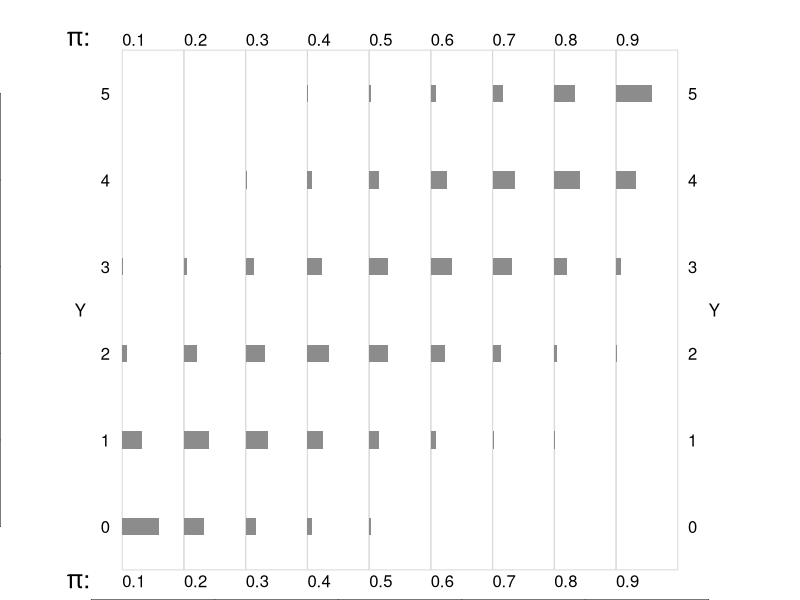
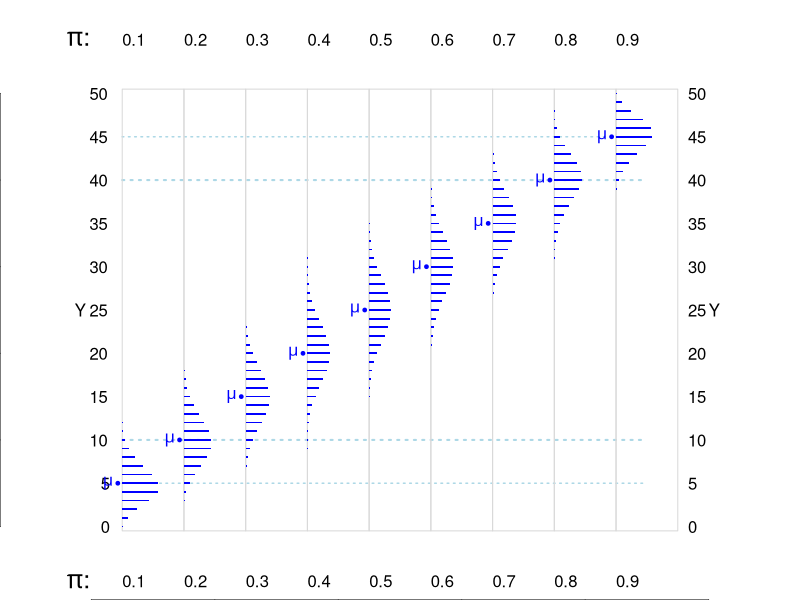
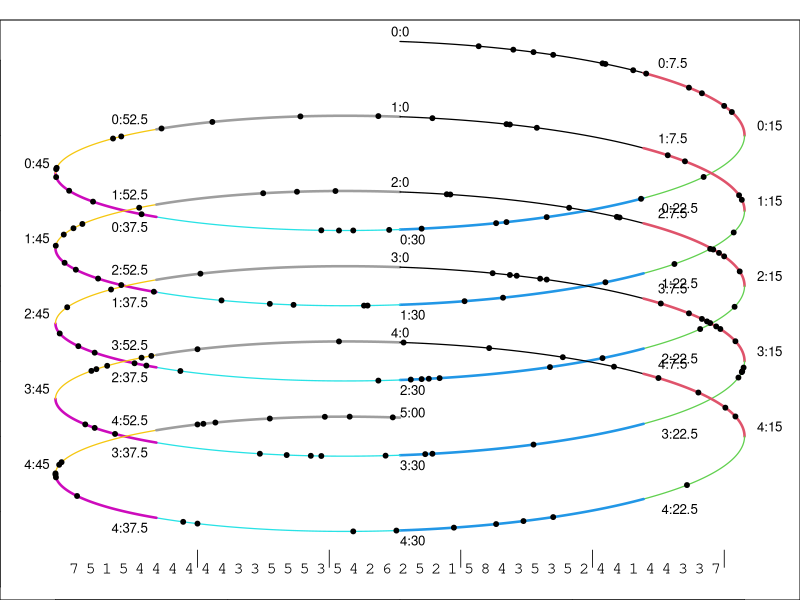

The R source for these figures, in order: (Note: this script raises an error after producing the figures.)
## ---- chunk 1

showBinomials = function(n=5,d.n=1){
  
    par(mfrow=c(1,1),mar = c(0,0,1,0))

    plot(-10,-10,xlim=c(-0.1,1.1),ylim=c(-0.12,1.12)*n,,frame=FALSE)

    Dx = 0.1

    yy = 0:n 
    
    yyy = seq(0,n,d.n)
    
    

    text(-0.04,  1.11*n, expression(paste(pi,":")), adj=c(0,0),cex=1.5,font=2)
    text(-0.04, -0.11*n, expression(paste(pi,":")), adj=c(0,1),cex=1.5,font=2)

    if(n > 5 & (n-5)> 5){
        segments(Dx/2,   5, 1-Dx, 5, col="lightblue",   
                 lty="dotted", lwd=1.5)
        segments(Dx/2, n-5, 1-Dx, n-5, col="lightblue",
                 lty="dotted", lwd=1.5)
    } 
    if(n > 10){
        segments(Dx/2,   10, 1-Dx,   10, col="lightblue",
                 lty="dotted", lwd=2)
        segments(Dx/2, n-10, 1-Dx, n-10, col="lightblue",
                 lty="dotted", lwd=2)
    } 
    for(P in seq(Dx,1-Dx,Dx)){
        if(P %in% seq(Dx,1-Dx,Dx)) {
            text(P-Dx/2,  1.11*n, toString(P), adj=c(0,0))
            text(P-Dx/2, -0.11*n, toString(P), adj=c(0,1))
        }
        rect(P-Dx/2, -1/2, P+Dx/2, n+1/2, border="grey85")
        if(P==Dx){ 
           text(P -Dx, 0.5*n, "Y", adj=c(1.5,0.5))
           text(1-P+Dx,   0.5*n, "Y", adj=c(0,0.5))
           for(y in yy) {
              if( y %in% yyy ){
              text(P-Dx/1.5, y, toString(y), 
                   adj=c(1.25,0.5))
              text(1-Dx + Dx/1.5   , y, toString(y), 
                   adj=c(0,   0.5) )
              }
           }
        }
    xx = dbinom(yy,n,P ) * Dx * sqrt(n/5)
    E = n*P ; COL=col="grey55"
    if( ( E >= 5 & E <=  (n-5) )  ) {
        COL = "blue"
    }
    rect(rep(P,n+1)-Dx/2, yy-0.1, rep(P,n+1)+xx - Dx/2, yy+0.1, 
              border=NA, col=COL )
    
    if( COL=="blue") {
       points(P-Dx/1.75,E, pch=19, cex=0.5, col=COL)
       text(P-Dx/1.75,E, expression(mu), 
            cex=1,adj=c(1.5,0.5),font=2, col=COL)
      
    } 
    }
  
}


## ---- chunk 2

showBinomials(n=5,d.n=1)

## ---- chunk 3

showBinomials(n=50,d.n=5)

## ---- chunk 4

showBinomialLimit = function(MU=c(0.5,2.5,7.5,15)){
  
    par(mfrow=c(1,length(MU)),mar = c(0,0,1,0))

    powers = (2:4)
    
    max.power = max(powers)+1
    nnn = 10^powers
    y.max = qpois(0.99,MU[length(MU)])
    x.max = dpois(0,min(MU))
    
    for(mu in MU) {
         P = mu/nnn
         yyy = 0:y.max

         plot(-10,-10,
            xlim=c(-0.06,1.01)*x.max,
            ylim=c(-0.02,1.05)*y.max,
            frame=TRUE,xaxt="n",yaxt="n",col="grey80")

         y0 = min(qpois(0.99,mu)+5,y.max)
         
         text(.4*x.max,  y0, "n",  adj=c(1,0),cex=1.5)
         text(.6*x.max,  y0, expression(pi), adj=c(0,0),cex=1.5)

         X = 0
         ii=0
         for(i.p in 1:length(powers) ) {
              ii = ii+1
              x = powers[i.p]
              txt = formatC(10^x, digits = x, format = "fg")
              text(.4*x.max, y0-ii, txt,col=ii,adj=c(1,1),cex=1.5)
              text(.5*x.max, y0-ii, "x",col=ii,adj=c(0.5,1),cex=1.5)
              txt = formatC(P[i.p],digits=x+1,format="f")
              text(.6*x.max,y0-ii,txt,col=ii,adj=c(0,1),cex=1.5)
              if(i.p==length(powers)){
                text(.5*x.max,y0-ii-1,
                     paste("Poisson[mean = ",
                           toString(mu),"]",sep=""),
                     adj=c(0.5,1),cex=1.5,col=ii+1)
              }
              
              points(-0.03*x.max, mu,pch=19,cex=0.5)
              text(  -0.05*x.max, mu,expression(mu),cex=1.5,adj=c(1,0.5))
              
            
              if(i.p == length(powers)){ 
                 if(mu==MU[1]) text(X, 
                              y.max+1, "Y", adj=c(1.5,0))
                 if(mu==MU[length(MU)]) text(1.01*x.max, 
                              y.max+1, "Y", adj=c(1,0))
           
              for(y in yyy){
                  if(mu==MU[1]) text(-0.01*x.max, 
                                     y,toString(y), adj=c(1,0.5))
                  if(mu==MU[length(MU)]) text(1.01*x.max, 
                                     y,toString(y), adj=c(1,0.5))
                  } 
              }
             xx = dbinom(0:y.max,nnn[i.p],P[i.p] ) 
             segments(rep(X,y.max+1)    ,  yyy - (ii-2.5)*0.125, 
                      rep(X,y.max+1) +xx,  yyy - (ii-2.5)*0.125, 
                  col=ii)
             xx = dpois(0:y.max,mu )
             if(i.p==length(powers)) segments(rep(X,y.max+1),
                                             yyy - (ii+1-2.5)*0.125, 
                      rep(X,y.max+1) +xx,  yyy - (ii+1-2.5)*0.125, 
                  col=ii+1)
             
             
        }
      
    }
    
    
}

## ---- chunk 5

par(mfrow=c(1,1),mar = c(0,0,1,0))

r = .20

Mins = 5  # minutes
# each min divided in 600

angle = seq(3*pi/2,3*pi/2+ 2*Mins*pi,pi/300)
t = length(angle)

ANGLE = seq(3*pi/2,3*pi/2+10*pi,pi/8)

dy = angle/( max(angle)-min(angle) )

MIN = ceiling( (1:length(angle))/600 )
      
s = r*sin(-angle) - dy
c = cos(angle)

YLIM = range(s)*c(1.1,1)
XLIM = 1.075*range(c)

plot(c,s,type="l" , col="white",
     xlim=XLIM, ylim=YLIM)
     
i = 1
for(m in 1:Mins){
	for(eighth in 1:8)  {
		ii = i + 75 
		lines(c[i:ii],s[i:ii], col=eighth, 
		      lwd=1.25 + 1.25*( (eighth %% 2)==0 ) )
		sec = 60*(eighth-1)/8
		LR = -0.5*(sec > 0  & sec < 30) + 
		     1.25*(sec> 30) + 0.5*(sec==0)
		UD = 1.5*(sec > 15  & sec <  45) - 
		     0.5*(sec <= 15 | sec >=  45)
		txt = paste(toString(m-1),":", toString(sec),sep="")
		text(c[i],s[i], txt,adj=c(LR,UD),cex=0.8)
		i = ii
		
	}
}
txt = paste(toString(Mins),":00",sep="")
text(c[i],s[i], txt,adj=c(0,0),cex=0.8)

random = sample(c(TRUE,FALSE),t,
                prob=c(30/600,570/600),
                replace = TRUE )
random[length(random)] = FALSE
points(c[random],s[random],pch=19,cex=0.65)

f=rep(0,Mins*8+1) 
tab = aggregate(random,by=list(
   ceiling( (1:length(random))/75 ) ),sum)
f[as.numeric( dimnames(tab)[[1]] ) ] = tab$x

#print(mean(f[1:40]))

Dx = ( XLIM[2]-XLIM[1]) / (Mins*9) 
for(i in 1: (Mins*8) ){
  text(XLIM[1] + (i+2)*Dx, YLIM[1],
       toString(f[i]) , adj=c(1,-0.5),family="mono")
  
  if( (i %% 8) == 0 ) text(XLIM[1] + (i+2.5)*Dx, YLIM[1],
       "|" , adj=c(1,-1.5),family="mono")
}

## ---- chunk 6


knitr::include_graphics('images/Bortkewitsch1898section12.jpg')
